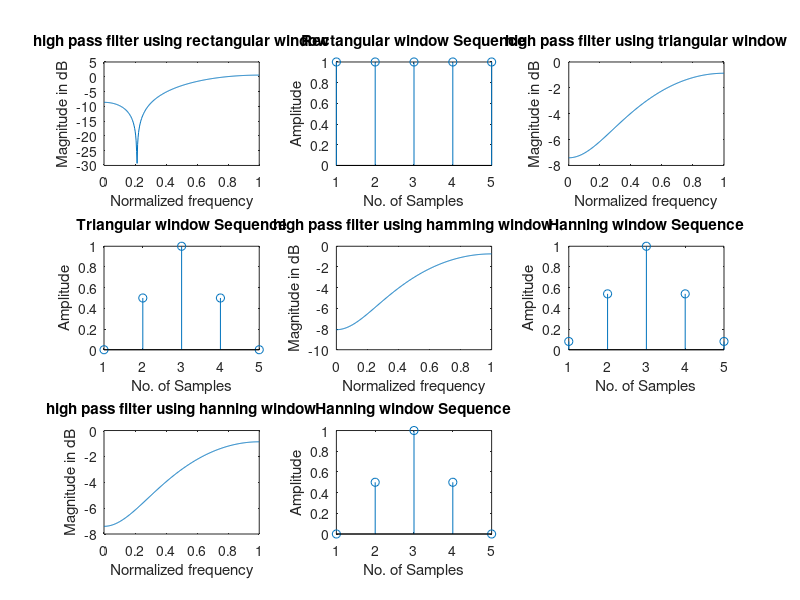

MATLAB code for this plot:

clc;
clear all;
close all;
wc=0.5*pi;
N = input('Enter the value of N=');
alpha = (N-1)/2;
eps = 0.001;
n = 0:1:N-1;
hd = (sin(pi*(n-alpha+eps))-sin(wc*(n-alpha+eps)))./(pi*(n-alpha+eps));
wr = boxcar(N);
wt=bartlett(N);
wh=hamming(N);
whn=hanning(N);
hn1 = hd.*wr';
hn2 = hd.*wt';
hn3 = hd.*wh';
hn4 = hd.*whn';
w = 0:0.01:pi;
h1 = freqz(hn1,1,w);
h2 = freqz(hn2,1,w);
h3 = freqz(hn3,1,w);
h4 = freqz(hn4,1,w);
subplot(3,3,1);
plot(w/pi,10*log10(abs(h1)));
title('high pass filter using rectangular window');
xlabel('Normalized frequency');
ylabel('Magnitude in dB');
subplot(3,3,2);
stem(wr);
title('Rectangular window Sequence');
xlabel('No. of Samples');
ylabel('Amplitude');
subplot(3,3,3);
plot(w/pi,10*log10(abs(h2)));
title('high pass filter using triangular window');
xlabel('Normalized frequency');
ylabel('Magnitude in dB');
subplot(3,3,4);
stem(wt);
title('Triangular window Sequence');
xlabel('No. of Samples');
ylabel('Amplitude');
subplot(3,3,5);
plot(w/pi,10*log10(abs(h3)));
title('high pass filter using hamming window');
xlabel('Normalized frequency');
ylabel('Magnitude in dB');
subplot(3,3,6);
stem(wh);
title('Hanning window Sequence');
xlabel('No. of Samples');
ylabel('Amplitude');
subplot(3,3,7);
plot(w/pi,10*log10(abs(h4)));
title('high pass filter using hanning window');
xlabel('Normalized frequency');
ylabel('Magnitude in dB');
subplot(3,3,8);
stem(whn);
title('Hanning window Sequence');
xlabel('No. of Samples');
ylabel('Amplitude');
